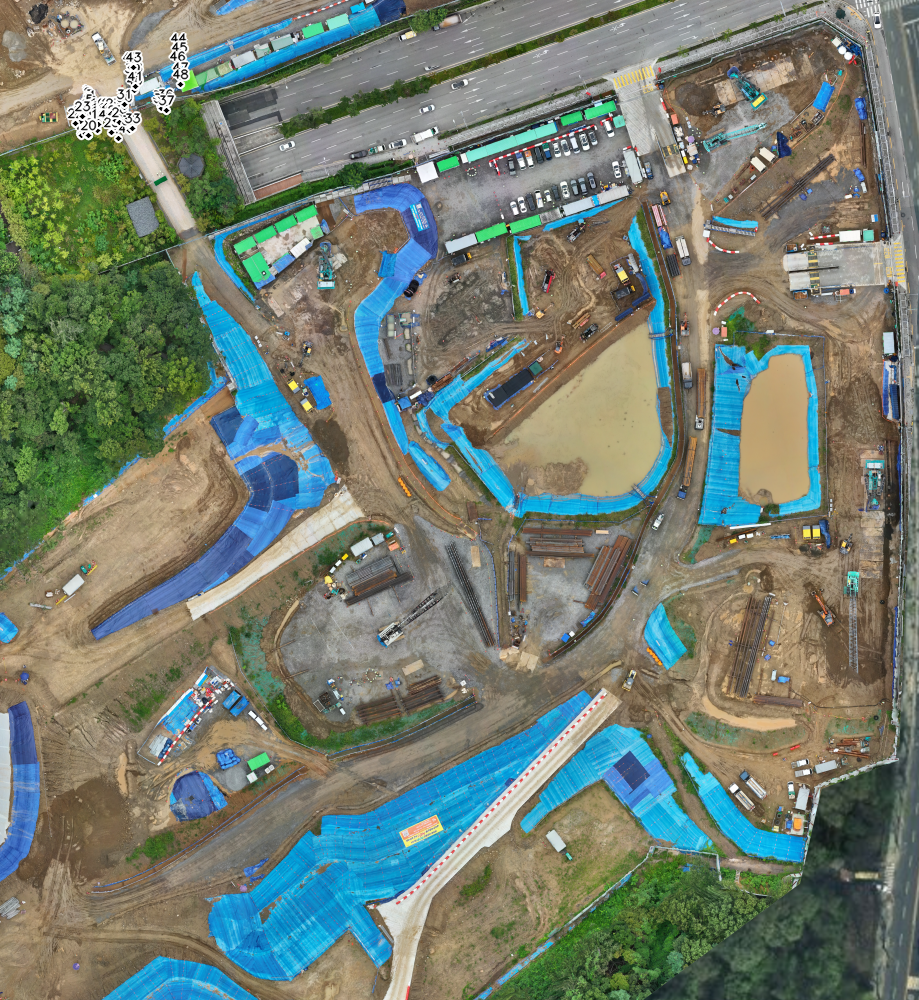
#> input picture Thirdparty_tools/downSizer/plan_marked.png, 919 x 1000 px, given in place of plan_origin.png, which was not available
$ python main.py
#> lines starting #> are read from the running program, lines starting #| are printed output that depends on the picture; after the words box and inside, x2 and y2 are one past the last pixel; in counts of white or black regions, pixels touching at a corner belong together; pictures that were not available may be replaced by others from this repository, and a replacement may not be noted
### Thirdparty_tools/downSizer/projetion.py
import cv2, os
from typing import List, Tuple, Optional, Literal

Point = Tuple[int, int]
Space = Literal["auto", "orig", "image"]

def _normalize_save_path(image_path: str, save_path: Optional[str]) -> str:
    """
    - save_path가 None이면 <image_stem>_marked.png 로 저장
    - save_path가 디렉터리면 그 안에 <image_stem>_marked.png 로 저장
    - 확장자가 없으면 .png로 보정
    - 상위 폴더 없으면 생성
    """
    img_dir  = os.path.dirname(image_path)
    img_stem = os.path.splitext(os.path.basename(image_path))[0]

    if not save_path:
        save_path = os.path.join(img_dir, f"{img_stem}_marked.png")

    # 디렉터리만 들어온 경우
    if os.path.isdir(save_path) or save_path.endswith(("\\", "/")):
        save_path = os.path.join(save_path, f"{img_stem}_marked.png")

    # 확장자 없으면 .png
    _, ext = os.path.splitext(save_path)
    if not ext:
        save_path += ".png"

    # 상위 폴더 생성
    os.makedirs(os.path.dirname(save_path), exist_ok=True)
    return save_path

def auto_project_points(
    image_path: str,
    points: List[Point],
    save_path: Optional[str] = None,
    points_space: Space = "auto",
    orig_size: Optional[Tuple[int, int]] = None,
    base_radius: int = 8,
    draw_index: bool = True,
) -> List[Point]:
#> called with points_space = 'auto', base_radius = 8, draw_index = True
    img = cv2.imread(image_path)
#> img is the input picture: shape (1000, 919, 3); mean B, G, R 112.9, 125.8, 114.9
    if img is None:
        raise FileNotFoundError(f"이미지를 불러올 수 없습니다: {image_path}")
    h, w = img.shape[:2]
#> h = 1000; w = 919

    def _points_fit_image(ps: List[Point]) -> bool:
        for x, y in ps:
            if x < 0 or y < 0 or x > w or y > h:
                return False
        return True

    sx = sy = 1.0
    if points_space == "image":
        scaled_points = [(int(round(x)), int(round(y))) for x, y in points]
    elif points_space == "orig":
        if not orig_size:
            raise ValueError("points_space='orig'이면 orig_size=(W,H)를 지정하세요.")
        ow, oh = orig_size
        sx, sy = w / float(ow), h / float(oh)
        scaled_points = [(int(round(x * sx)), int(round(y * sy))) for x, y in points]
    else:  # auto
        if _points_fit_image(points):
            scaled_points = [(int(round(x)), int(round(y))) for x, y in points]
        else:
            ow = oh = None
            if orig_size:
                ow, oh = orig_size
                sx, sy = w / float(ow), h / float(oh)
            else:
                max_x = max(p[0] for p in points)
                max_y = max(p[1] for p in points)
                sx = (w - 1) / float(max_x)
#> sx = 0.566
                sy = (h - 1) / float(max_y)
#> sy = 0.926
            scaled_points = [(int(round(x * sx)), int(round(y * sy))) for x, y in points]

    # 표시 크기
    geom_scale = max(w, h) / 2000.0
#> geom_scale = 0.5
    radius = max(2, int(base_radius * geom_scale))
#> radius = 4
    font_scale = max(0.4, 0.6 * geom_scale)
#> font_scale = 0.4

    for idx, (px, py) in enumerate(scaled_points, start=1):
        cv2.circle(img, (px, py), radius + 2, (255, 255, 255), -1, lineType=cv2.LINE_AA)
        cv2.circle(img, (px, py), radius, (0, 0, 0), -1, lineType=cv2.LINE_AA)
        if draw_index:
            text = str(idx)
            (tw, th), _ = cv2.getTextSize(text, cv2.FONT_HERSHEY_SIMPLEX, font_scale, 1)
            tx, ty = px - tw // 2, py - radius - 4
            cv2.putText(img, text, (tx, ty), cv2.FONT_HERSHEY_SIMPLEX, font_scale, (255, 255, 255), 3, cv2.LINE_AA)
            cv2.putText(img, text, (tx, ty), cv2.FONT_HERSHEY_SIMPLEX, font_scale, (0, 0, 0), 1, cv2.LINE_AA)
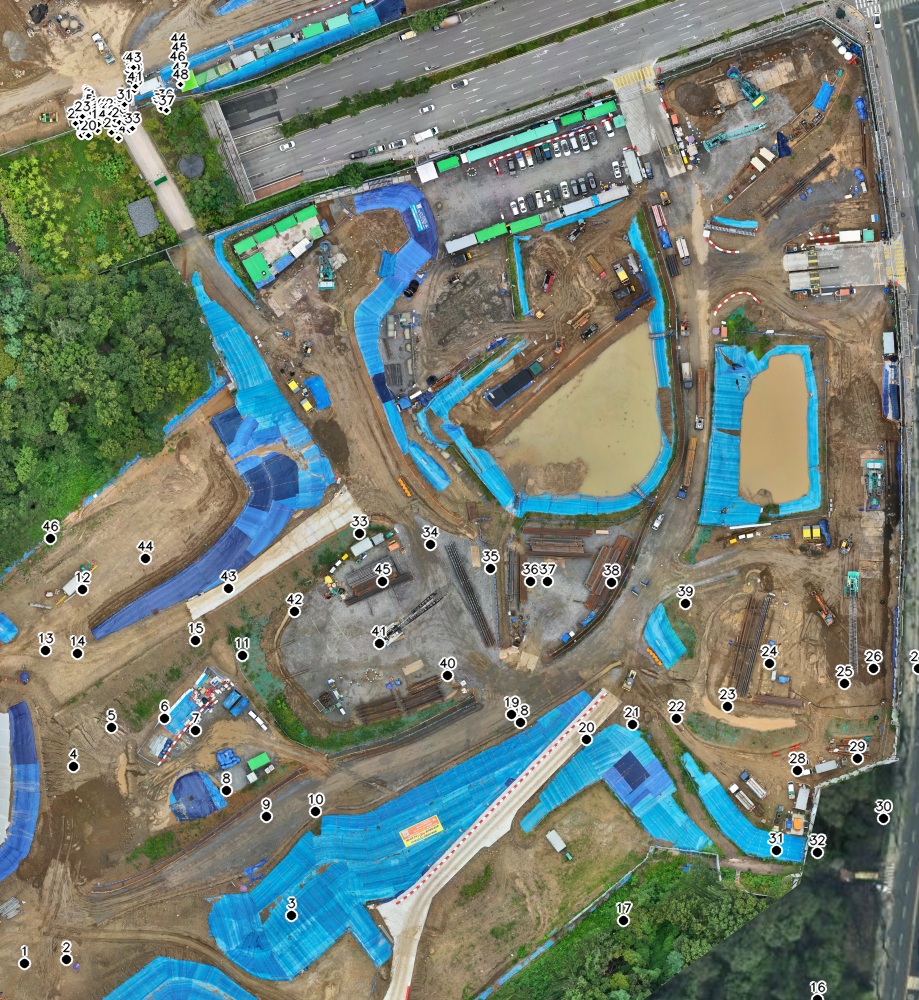
#> img: shape (1000, 919, 3); 1.8% of pixels changed, all inside (x1, y1, x2, y2) = (17, 514, 919, 1000)

    # 저장 경로 정규화 + 저장
    save_path = _normalize_save_path(image_path, save_path)
    ok = cv2.imwrite(save_path, img)
    if not ok:
        raise RuntimeError(
            "이미지 저장 실패: cv2.imwrite가 False를 반환했습니다.\n"
            f"- save_path: {save_path}\n"
            "- 원인 후보: 쓰기 권한/디스크 가득 참/경로 이상 문자"
        )

    print(f"✅ 저장: {save_path} | 입력 {w}x{h} | pts={len(points)} | radius={radius} | "
          f"mode={points_space} | sx={sx:.4f} sy={sy:.4f}")
#| ✅ 저장: D:\__________Workspace__________\video_cutter\downgradrer\project_origin.png | 입력 919x1000 | pts=46 | radius=4 | mode=auto | sx=0.5660 sy=0.9259
    return scaled_points

### Thirdparty_tools/downSizer/main.py
from projetion import *
from calibration.cam1 import CAM1_PTS
from calibration.cam2 import CAM2_PTS
from calibration.cam3 import CAM3_PTS
from calibration.cam1_resized import CAM1_PLAN_PTS_SCALED
from calibration.cam2_resized import CAM2_PLAN_PTS_SCALED
from calibration.cam3_resized import CAM3_PLAN_PTS_SCALED

PLAN_PTS = [CAM1_PTS, CAM2_PTS, CAM3_PTS]
PLAN_PTS_SCALED = [CAM1_PLAN_PTS_SCALED, CAM2_PLAN_PTS_SCALED, CAM3_PLAN_PTS_SCALED]


if __name__ == "__main__":
    # (A) 원본 도면 + 원본 좌표 → 자동 판별(또는 orig 명시)
    scaled = auto_project_points(
         image_path=r"D:\__________Workspace__________\video_cutter\downgradrer\asset\plan_origin.png",
         points=PLAN_PTS[0],
         save_path=r"D:\__________Workspace__________\video_cutter\downgradrer\project_origin.png",
         points_space="auto",           # 또는 "orig"        # 원본 도면 해상도
    )

    #(B) 축소 도면 + 축소 좌표 → 자동 판별(그대로 image로 처리)
    scaled = auto_project_points(
        image_path=r"D:\__________Workspace__________\video_cutter\downgradrer\asset\plan_resized.png",
        points=PLAN_PTS_SCALED[0],
        save_path=r"D:\__________Workspace__________\video_cutter\downgradrer\project_downsize.png",
        points_space="auto",  )         # 좌표가 이미지 범위 이내면 그대로 사용
#> call 2 of auto_project_points, with points_space = 'auto', base_radius = 8, draw_index = True
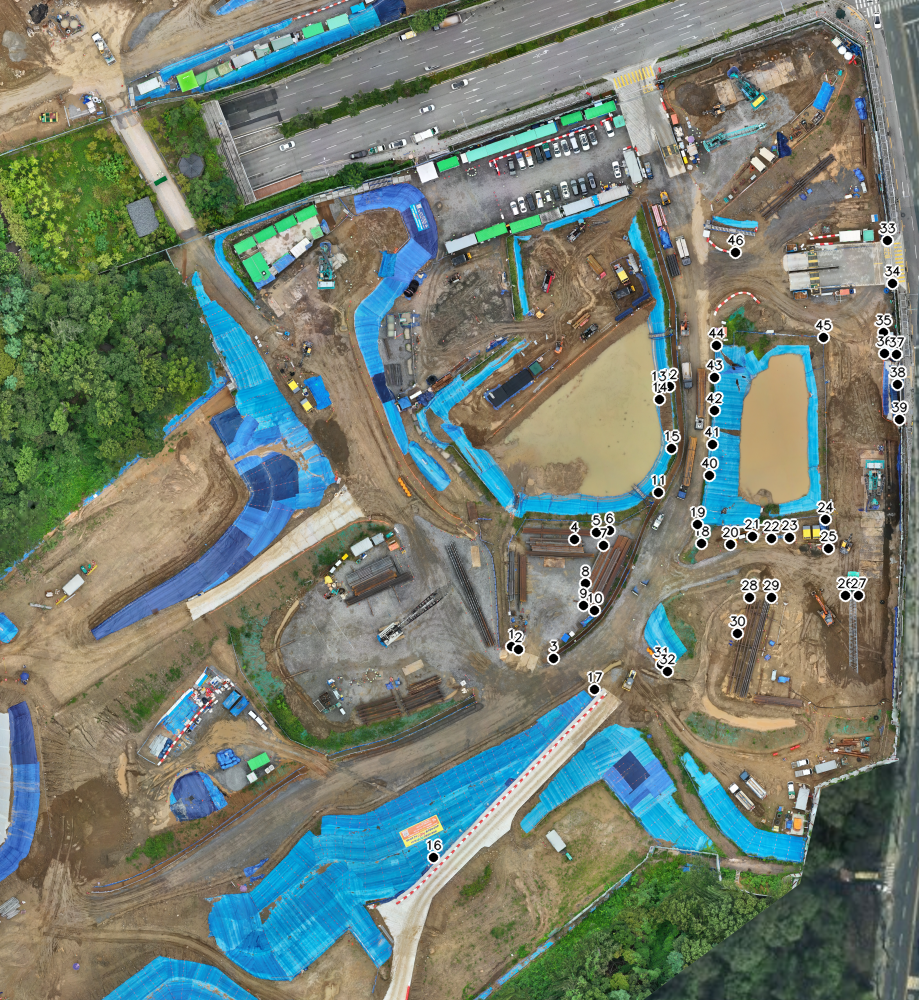
#> input picture Thirdparty_tools/downSizer/project_downsize.png, 919 x 1000 px, given in place of plan_resized.png, which was not available
#> in auto_project_points, img is the input picture: shape (1000, 919, 3); mean B, G, R 113.3, 126.1, 115.5
#> the loop in auto_project_points (call 2), `for idx, (px, py) in enumerate(scaled_points, start=1):` made 46 passes
#> (tw, tx, ty) on passes 1 to 12: (9, 507, 638), (9, 514, 641), (9, 549, 650), (9, 570, 531), (9, 592, 524), (9, 605, 522), (9, 599, 537), (9, 581, 575), (9, 579, 597), (17, 586, 602), (17, 650, 484), (17, 661, 378)
#> after the loop in auto_project_points (call 2), `for idx, (px, py) in enumerate(scaled_points, start=1):`:
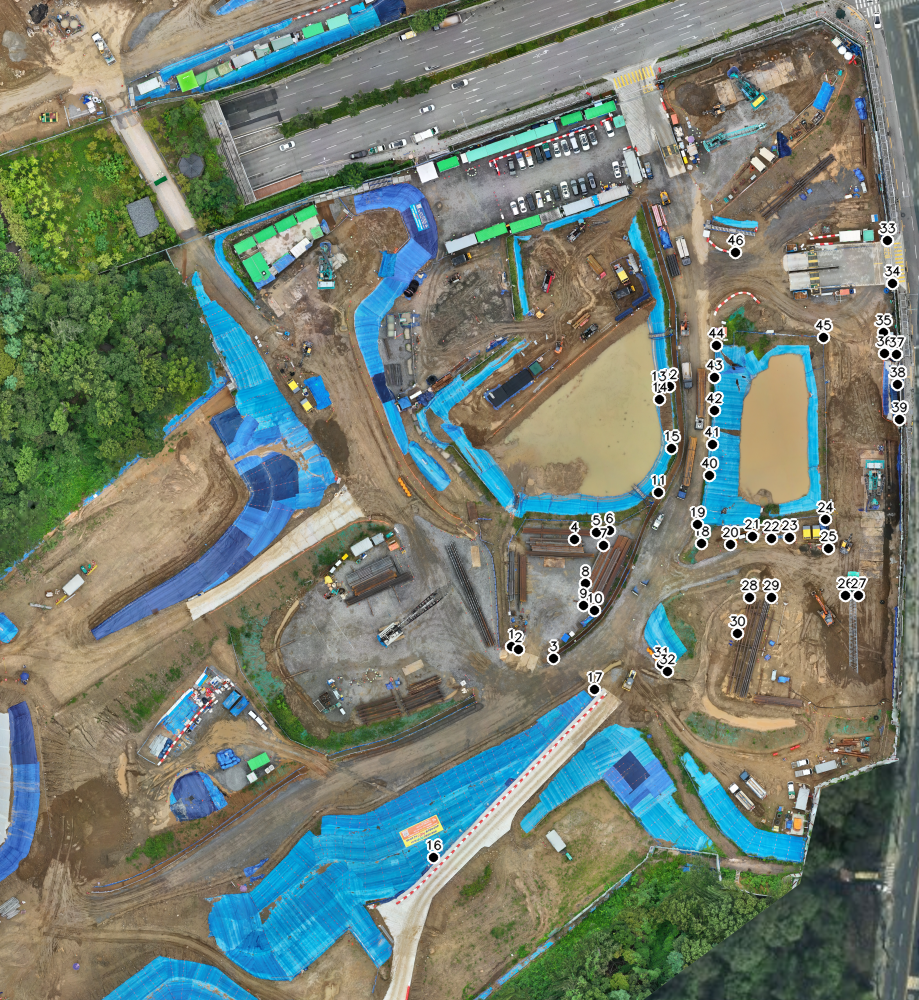
#> img: shape (1000, 919, 3); 0.54% of pixels changed, all inside (x1, y1, x2, y2) = (424, 221, 909, 865)
#| ✅ 저장: D:\__________Workspace__________\video_cutter\downgradrer\project_downsize.png | 입력 919x1000 | pts=46 | radius=4 | mode=auto | sx=1.0000 sy=1.0000
